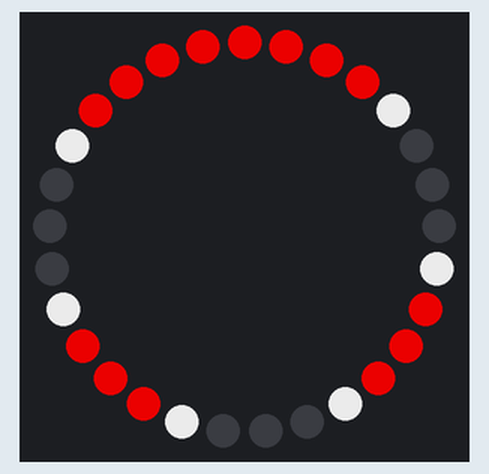
This sketch was run on a simulated Arduino Uno, built with avr-gcc and run on an emulated ATmega328P. On the bench: 29 RGB LEDs in a ring, first at the top, clockwise. Dim RGB values are drawn brighter than linear; random numbers use the default seed unless the sketch sets one.

Above: at 2.1 s.
At 13.1 s:
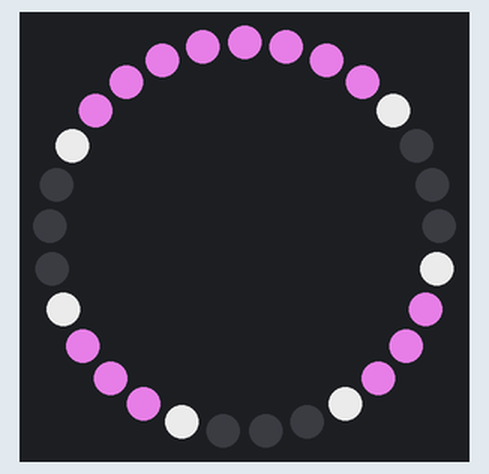
At 24.4 s:
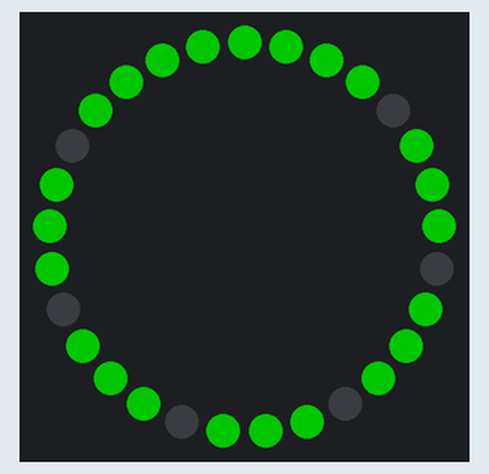
At 31.3 s:
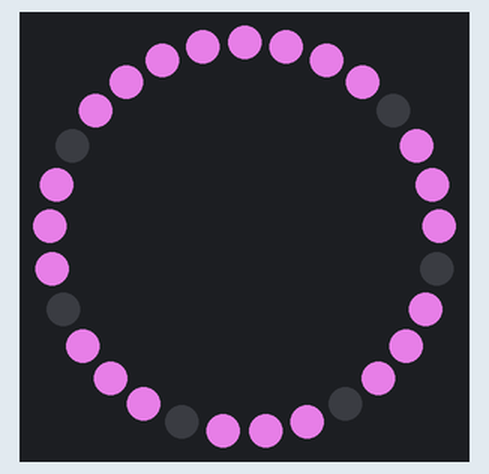
At 34.7 s:
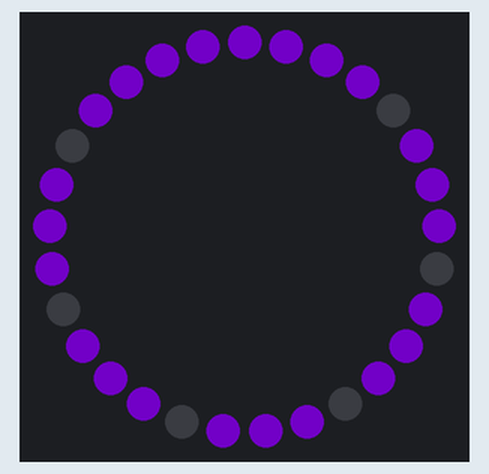
At 38.1 s:
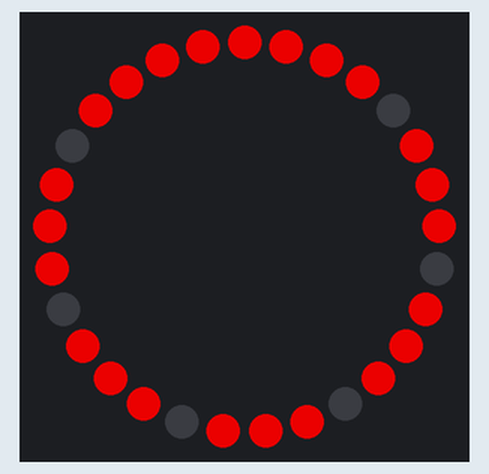

Measured:
- what the display in image 0 shows lasts 0.5 s, from 2.0 s to 2.5 s
- what the display in image 3 shows lasts 1.2 s, from 31.2 s to 32.4 s

The sketch:

xmasBells.ino
```cpp
#include <FastLED.h>
#include "src/helpers.h"

#define NUMLEDS 29
#define DATAPIN 2
#define BRIGHTNESS 192
#define FPS 60

CRGB leds[NUMLEDS];
CRGB randomColors[] = {CRGB::Red, CRGB::Green, CRGB::Indigo, CRGB::Blue, CRGB::Orange, CRGB::Yellow, CRGB::Violet};
int bells[] = {4, 8, 12, 16, 21, 24};
int lightPairs1[] = {0, 1, 2, 3, 9, 10, 11, 17, 18, 19, 25, 26, 27, 28};
int lightPairs2[] = {5, 6, 7, 13, 14, 15, 21, 22, 23};
GenericFP patterns[] = {&alternateLightPairs, &allLightsOneRandomColor, &walkColors, &randomizeAllLights};
int patternFunction = 0;
int patternLoop = 1;

// the setup function runs once when you press reset or power the board
void setup()
{
  pinMode(DATAPIN, OUTPUT); // setup pin 2 as output

  FastLED.addLeds<WS2811, DATAPIN, RGB>(leds, NUMLEDS).setCorrection(TypicalPixelString);
  FastLED.setBrightness(BRIGHTNESS);
  FastLED.clear();

  turnBellsOn();

  delay(2000);
}

// the loop function runs over and over again forever
void loop()
{
  patterns[patternFunction]();

  FastLED.show();
  delay(1000 / FPS);

  EVERY_N_SECONDS(5){
    updatePattern();
  }
}

void updatePattern(){
   patternLoop += 1;

  if (patternLoop >= length(patterns))
  {
    patternFunction = (patternFunction + 1) % 4;
    patternLoop = 1;
    turnBellsOn();
  }
}

void turnBellsOn()
{
   for (int i = 0; i < NUMLEDS; i++)
  {
    if (isBell(i))
    {
      leds[i] = CRGB::White;
    }
  }
}

void randomizeAllLights()
{
  for (int i = 0; i < NUMLEDS; i++)
  {
    if (!isBell(i))
    {
      leds[i] = randomColor();
    }
  }

  delay(2000);
}

void alternateLightPairs()
{
  CRGB color1 = randomColor();
  CRGB color2 = randomColor();

  int lightPair1Length = length(lightPairs1);
  int lightPair2Length = length(lightPairs2);

  for (int j = 0; j < 5; j++)
  {
    for (int i = 0; i < lightPair1Length; i++)
    {
      leds[lightPairs1[i]] = color1;
    }

    for (int i = 0; i < lightPair2Length; i++)
    {
      leds[lightPairs2[i]] = CRGB::Black;
    }

    FastLED.show();

    delay(500);

    for (int i = 0; i < lightPair1Length; i++)
    {
      leds[lightPairs1[i]] = CRGB::Black;
    }

    for (int i = 0; i < lightPair2Length; i++)
    {
      leds[lightPairs2[i]] = color2;
    }

    FastLED.show();

    delay(500);
  }
}

void allLightsOneRandomColor()
{
  CRGB color = randomColor();

  for (int i = 0; i < NUMLEDS; i++)
  {
    if (!isBell(i))
    {
      leds[i] = color;
    }
  }

  FastLED.show();

  walkBells();
  delay(1000);
}

void walkBells()
{
  for (int i = 0; i < NUMLEDS; i++)
  {
    if (isBell(i))
    {
      leds[i] = CRGB(0, 0, 0); // turn all leds off
    }
  }

  FastLED.show();

  for (int i = 0; i < NUMLEDS; i++)
  {
    if (isBell(i))
    {
      leds[i] = CRGB::White;
      FastLED.show();
      delay(200);
    }
  }

  for (int i = NUMLEDS - 1; i >= 0; i--)
  {
    if(isBell(i)){
      leds[i] = CRGB(0, 0, 0);
      FastLED.show();
      delay(200);
    }
  }
}

void walkColors()
{
  for (int i = 0; i < NUMLEDS; i++)
  {
    if (!isBell(i))
    {
      leds[i] = CRGB(0, 0, 0); // turn all leds off
    }
  }

  FastLED.show();

  for (int i = 0; i < NUMLEDS; i++)
  {
    if (!isBell(i))
    {
      leds[i] = randomColor();
      FastLED.show();
      delay(100);
    }
  }

  for (int i = NUMLEDS - 1; i >= 0; i--)
  {
    if(!isBell(i)){
      leds[i] = CRGB(0, 0, 0);
      FastLED.show();
      delay(100);
    }
  }
}

CRGB randomColor()
{
  return randomColors[random(0, 7)];
}
```

helpers.h
```cpp
#ifndef helpers_h
#define helpers_h

typedef void (*GenericFP)();

template<typename T, size_t S>
size_t length(T(&)[S]){
	return S;
}

bool isBell(int value)
{
  return value == 4 || value == 8 || value == 12 || value == 16 || value == 20 || value == 24;
}

#endif
```
